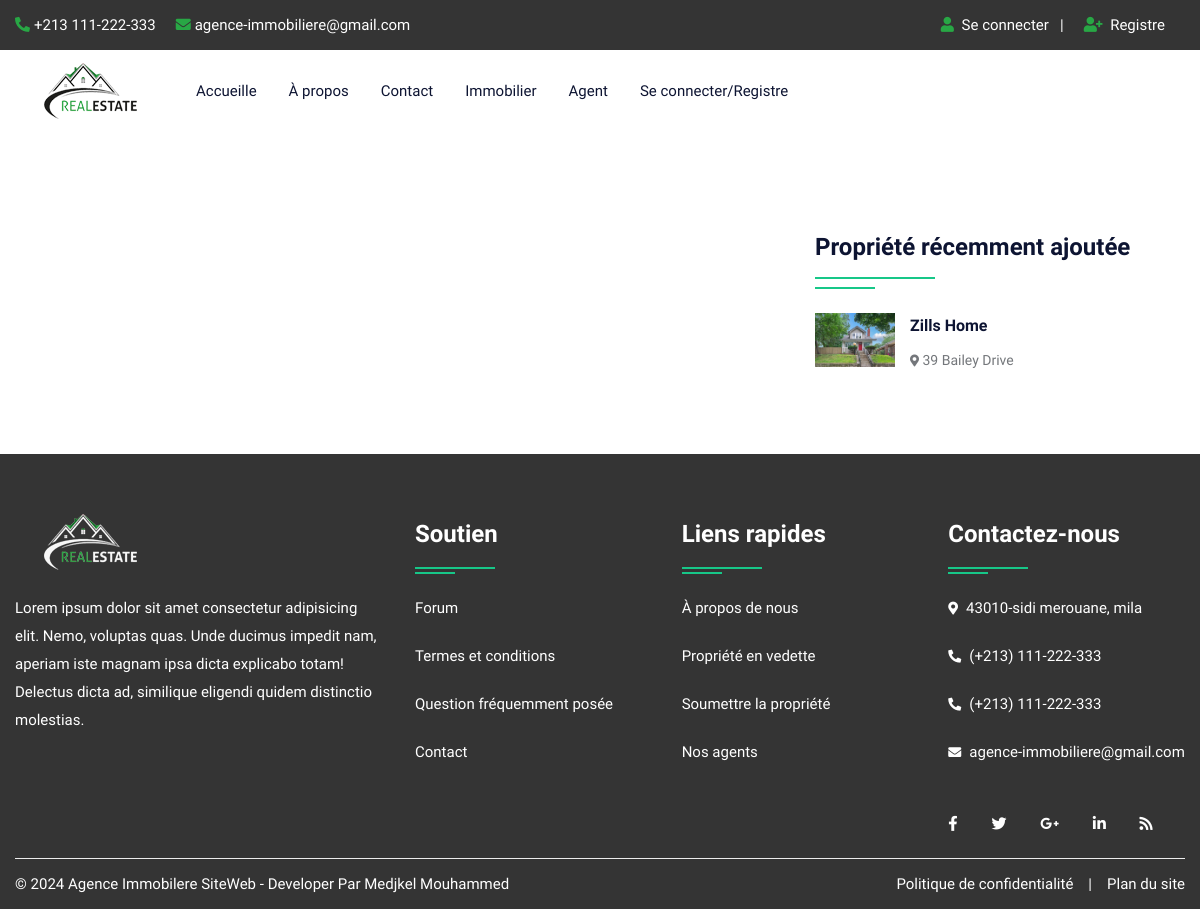
Page /stateproperty.php on the earlier database version.
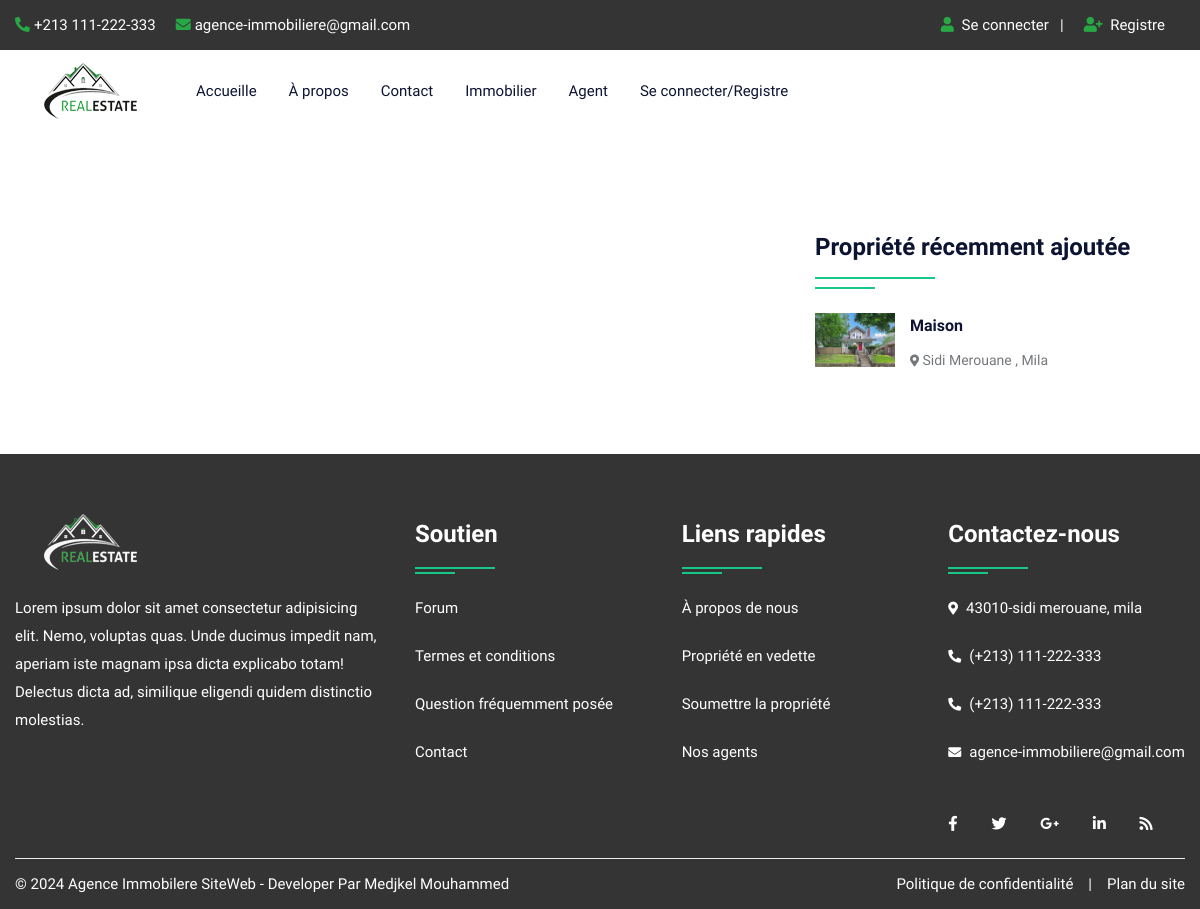
Same page on the later database version.
### tables this page shows
CREATE TABLE `property` (
  `pid` int(50) NOT NULL,
  `title` varchar(200) NOT NULL,
  `pcontent` longtext NOT NULL,
  `type` varchar(100) NOT NULL,
  `bhk` varchar(50) NOT NULL,
  `stype` varchar(100) NOT NULL,
  `bedroom` int(50) NOT NULL,
  `bathroom` int(50) NOT NULL,
  `balcony` int(50) NOT NULL,
  `kitchen` int(50) NOT NULL,
  `hall` int(50) NOT NULL,
  `floor` varchar(50) NOT NULL,
  `size` int(50) NOT NULL,
  `price` int(50) NOT NULL,
  `location` varchar(200) NOT NULL,
  `city` varchar(100) NOT NULL,
  `state` varchar(100) NOT NULL,
  `feature` longtext NOT NULL,
  `pimage` varchar(300) NOT NULL,
  `pimage1` varchar(300) NOT NULL,
  `pimage2` varchar(300) NOT NULL,
  `pimage3` varchar(300) NOT NULL,
  `pimage4` varchar(300) NOT NULL,
  `uid` int(50) NOT NULL,
  `status` varchar(50) NOT NULL,
  `mapimage` varchar(300) NOT NULL,
  `topmapimage` varchar(300) NOT NULL,
  `groundmapimage` varchar(300) NOT NULL,
  `totalfloor` varchar(50) NOT NULL,
  `date` datetime NOT NULL DEFAULT current_timestamp(),
  `isFeatured` int(11) DEFAULT NULL
);

### stateproperty.php (the view, shortened to what this page needs)
<!DOCTYPE html>
<html lang="en">
<head>
<link rel="stylesheet" type="text/css" href="css/bootstrap.min.css">
<link rel="stylesheet" type="text/css" href="css/bootstrap-slider.css">
<link rel="stylesheet" type="text/css" href="css/jquery-ui.css">
<link rel="stylesheet" type="text/css" href="css/layerslider.css">
<link rel="stylesheet" type="text/css" href="css/color.css" id="color-change">
<link rel="stylesheet" type="text/css" href="css/owl.carousel.min.css">
<link rel="stylesheet" type="text/css" href="css/font-awesome.min.css">
<link rel="stylesheet" type="text/css" href="fonts/flaticon/flaticon.css">
<link rel="stylesheet" type="text/css" href="css/style.css">
</head>
<body>
<div id="page-wrapper">
    <div class="row">
		<?php include("include/header.php");?>
        <div class="full-row">
            <div class="container">
                <div class="row">
					<div class="col-lg-8">
                    </div>
                    <div class="col-lg-4">
                        <div class="sidebar-widget mt-5">
                            <h4 class="double-down-line-left text-secondary position-relative pb-4 mb-4">Propriété récemment ajoutée</h4>
                            <ul class="property_list_widget">
								<?php
								$query=mysqli_query($con,"SELECT * FROM `property` ORDER BY date DESC LIMIT 6");
										while($row=mysqli_fetch_array($query))
										{
								?>
                                <li> <img src="admin/property/<?php echo $row['18'];?>" alt="pimage">
                                    <h6 class="text-secondary hover-text-success text-capitalize"><a href="propertydetail.php?pid=<?php echo $row['0'];?>"><?php echo $row['1'];?></a></h6>
                                    <span class="font-14"><i class="fas fa-map-marker-alt icon-success icon-small"></i> <?php echo $row['14'];?></span>
                                </li>
                                <?php } ?>
                            </ul>
                        </div>
                    </div>
                </div>
            </div>
        </div>
		<?php include("include/footer.php");?>
    </div>
</div>
</body>
</html>

Differences in the rows shown:
removed property: pimage (picture), title "Zills Home", location "39 Bailey Drive"
added property: pimage (picture), title "Maison", location "Sidi Merouane , Mila"
